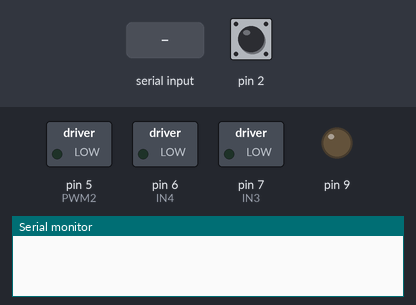
Simulated run of this sketch. Board: Arduino Uno, built with avr-gcc and run on an emulated ATmega328P. Shown: switched loads named in the sketch (green lamp = pin HIGH), output pins drawn as LEDs (lit = HIGH), the last lines printed to the serial monitor. The inputs (shaded band) are chosen by the test bench; at power-on: pin 2 HIGH.

Above: at 1.2 s.
1.3 s: "m0\n" received over the second serial link
At 2.0 s:
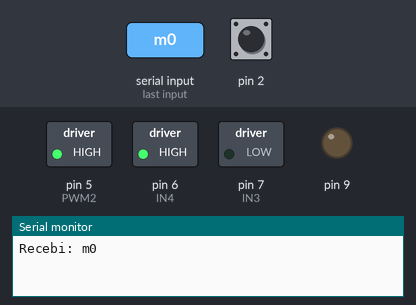
2.8 s: "mx\n" received over the second serial link
At 3.1 s:
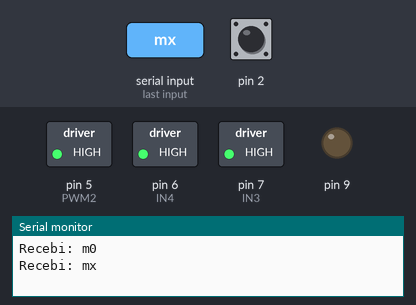
4.3 s: "ma\n" received over the second serial link
At 5.5 s:
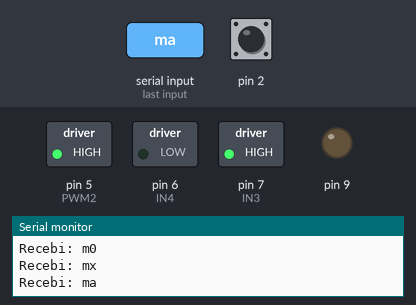
Timing chart, 0 to 7.3 s (numbered marks = the images above; inputs shaded):
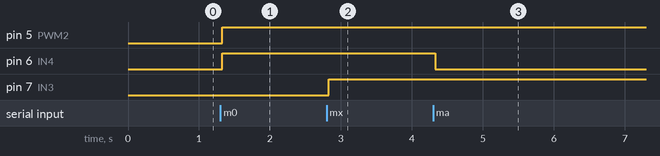

Measured:
- after the input at 1.3 s, pin 5 (PWM2), pin 6 (IN4): LOW → HIGH at once
- after the input at 2.8 s, pin 7 (IN3): LOW → HIGH at once
- after the input at 4.3 s, pin 6 (IN4): HIGH → LOW at once

The sketch:

motor_com_enconder.ino
```cpp
#include <SoftwareSerial.h>

SoftwareSerial mySerial(10 , 11);
int IN1 = 12 ;
int IN2 = 13 ;
int IN3 = 7 ;
int IN4 = 6 ;
int PWM1 = 11;
int PWM2 = 5;
int vel = 0;
String recebido;
int passos = 0;
int val;
int valanterior = 2;
int flagin = 5;
int flagpasso = 1;
int diff;
int k = 1;
int pos = 0;

String leString() {
  String conteudo = "";
  char caractere;
  while (mySerial.available() > 0) {
    caractere = mySerial.read();
    if (caractere != '\n') {
      conteudo.concat(caractere);
    }
    delay(10);
  }
  Serial.print("Recebi: ");
  Serial.println(conteudo);
  return conteudo;
}

void interrupcao() {
  Serial.println("int");
  if (!digitalRead(2) && flagin == 0) {
    passos++;
    Serial.print("passos");
    Serial.println(passos);
  }
  if (!digitalRead(2) && flagin == 1) {
    passos--;
    Serial.print("passos");
    Serial.println(passos);
    if (passos == 0) {
      flagin = 3;
      Serial.println("fim dos passos");
    }
  }
}

void setup()
{
  Serial.begin(115200);
  mySerial.begin(115200);
  pinMode(IN3, OUTPUT);
  pinMode(IN4, OUTPUT);
  pinMode(PWM2, OUTPUT);
  pinMode(2, INPUT);
  pinMode(9, OUTPUT);
  attachInterrupt(0, interrupcao, FALLING);
}
void loop()
{

  if (mySerial.available() > 0) {
    recebido = leString();
  }
  /*val = recebido.toInt();
    pos=val-k*passos;
    Serial.print("Valor: ");
    Serial.println(val);
    Serial.print("Pos ");
    Serial.println(pos);
    /* Serial.print("Valor+999: ");
    Serial.println(val + 999);
    Serial.print("Valor+55555: ");
    Serial.println(val + 555555);*/

  if (recebido == "m0") {
    analogWrite(PWM2 , 255);
    digitalWrite(IN3, LOW);
    digitalWrite(IN4, HIGH);
    flagin = 5;
  }
  if (recebido == "m1") {
    analogWrite(PWM2 , 255);
    digitalWrite(IN3, HIGH);
    digitalWrite(IN4, LOW);
    flagin = 5;
  }
  if (recebido == "mx") {
    analogWrite(PWM2 , 255);
    digitalWrite(IN3, HIGH);
    digitalWrite(IN4, HIGH);
    flagin = 5;
  }

  if (recebido == "mr") {
    //Serial.println("debug");
    analogWrite(PWM2 , 255);
    digitalWrite(IN3, HIGH);
    digitalWrite(IN4, HIGH);
    flagin = 5;
    passos=0;
  }

  if (recebido == "ma") {
    //Serial.println("debug");
    analogWrite(PWM2 , 255);
    digitalWrite(IN3, HIGH);
    digitalWrite(IN4, LOW);
    //Serial.println("+++");
    flagin = 0;
  }
  if (recebido == "mp") {
    analogWrite(PWM2 , 255);
    digitalWrite(IN3, HIGH);
    digitalWrite(IN4, HIGH);
    flagin = 1;
  }
  if (recebido == "mv") {
    if (flagin == 1) {
      analogWrite(PWM2 , 255);
      digitalWrite(IN3, LOW);
      digitalWrite(IN4, HIGH);
    }
    if (flagin == 3) {
      analogWrite(PWM2 , 255);
      digitalWrite(IN3, HIGH);
      digitalWrite(IN4, HIGH);
      digitalWrite(9, HIGH);
      delay(1000);
      digitalWrite(9, LOW);
    }
  }
}
```
